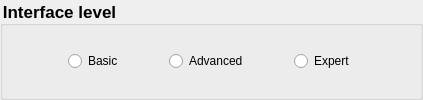
      <widget class="QGroupBox" name="groupBox_Level">
       <property name="styleSheet">
        <string notr="true">QGroupBox
{
	
	font-size: 13pt;
    font-weight: bold;
}
</string>
       </property>
       <property name="title">
        <string>Interface level</string>
       </property>
       <layout class="QHBoxLayout" name="horizontalLayout_2">
        <property name="leftMargin">
         <number>25</number>
        </property>
        <property name="rightMargin">
         <number>25</number>
        </property>
        <item>
         <spacer name="horizontalSpacer_6">
          <property name="orientation">
           <enum>Qt::Horizontal</enum>
          </property>
          <property name="sizeHint" stdset="0">
           <size>
            <width>40</width>
            <height>20</height>
           </size>
          </property>
         </spacer>
        </item>
        <item>
         <widget class="QRadioButton" name="radioButton_basic">
          <property name="text">
           <string>Basic</string>
          </property>
         </widget>
        </item>
        <item>
         <spacer name="horizontalSpacer_3">
          <property name="orientation">
           <enum>Qt::Horizontal</enum>
          </property>
          <property name="sizeHint" stdset="0">
           <size>
            <width>40</width>
            <height>20</height>
           </size>
          </property>
         </spacer>
        </item>
        <item>
         <widget class="QRadioButton" name="radioButton_advanced">
          <property name="text">
           <string>Advanced</string>
          </property>
         </widget>
        </item>
        <item>
         <spacer name="horizontalSpacer_5">
          <property name="orientation">
           <enum>Qt::Horizontal</enum>
          </property>
          <property name="sizeHint" stdset="0">
           <size>
            <width>40</width>
            <height>20</height>
           </size>
          </property>
         </spacer>
        </item>
        <item>
         <widget class="QRadioButton" name="radioButton_expert">
          <property name="text">
           <string>Expert</string>
          </property>
         </widget>
        </item>
        <item>
         <spacer name="horizontalSpacer_7">
          <property name="orientation">
           <enum>Qt::Horizontal</enum>
          </property>
          <property name="sizeHint" stdset="0">
           <size>
            <width>40</width>
            <height>20</height>
           </size>
          </property>
         </spacer>
        </item>
       </layout>
      </widget>
